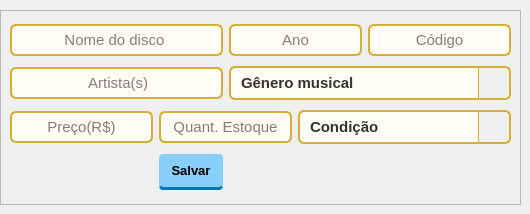
           <widget class="QWidget" name="tab_3">
            <attribute name="title">
             <string>Cadastrar discos de vinil</string>
            </attribute>
            <widget class="QFrame" name="frame_cadastro_discos">
             <property name="geometry">
              <rect>
               <x>0</x>
               <y>10</y>
               <width>521</width>
               <height>195</height>
              </rect>
             </property>
             <property name="styleSheet">
              <string notr="true">QLineEdit{
background-color: rgb(255, 255, 255);}
</string>
             </property>
             <property name="frameShape">
              <enum>QFrame::Shape::StyledPanel</enum>
             </property>
             <property name="frameShadow">
              <enum>QFrame::Shadow::Raised</enum>
             </property>
             <layout class="QGridLayout" name="gridLayout_4">
              <item row="0" column="2" colspan="2">
               <widget class="QLineEdit" name="lineEdit_disco_ano">
                <property name="styleSheet">
                 <string notr="true">QLineEdit {
    background-color: #fffdf5;      /* Fundo Creme */
    color: #000000;                 /* Texto Preto */
    border: 2px solid #d4af37;      /* Borda Dourada Sólida */
    border-radius: 6px;
    font-family: &quot;Courier New&quot;;
    font-size: 11pt;
    padding: 4px;
}

QLineEdit:focus {
    border: 2px solid #ffd700;      /* Borda brilha mais quando clica */
    background-color: #ffffff;
}</string>
                </property>
                <property name="alignment">
                 <set>Qt::AlignmentFlag::AlignCenter</set>
                </property>
                <property name="placeholderText">
                 <string>Ano</string>
                </property>
               </widget>
              </item>
              <item row="2" column="3" colspan="2">
               <widget class="QComboBox" name="comboBox_condicao_discos">
                <property name="styleSheet">
                 <string notr="true">QComboBox {
    background-color: #fffdf5;
    color: #333333;
    border: 2px solid #d4af37;
    border-radius: 6px;
    font-family: &quot;Courier New&quot;;
    font-size: 11pt;
    font-weight: bold;
    padding: 5px;
    padding-left: 10px;
}


QComboBox:hover {
    border: 2px solid #ffd700;
}

QComboBox:on {
    border-bottom-left-radius: 0px;
    border-bottom-right-radius: 0px;
}

QComboBox::drop-down {
    subcontrol-origin: padding;
    subcontrol-position: top right;
    width: 30px;
    border-left-width: 1px;
    border-left-color: #d4af37;
    border-left-style: solid;
    border-top-right-radius: 6px;
    border-bottom-right-radius: 6px;
    background-color: #f0f0f0;
}


QComboBox QAbstractItemView {
    background-color: #fffdf5;
    color: #000000;
    border: 2px solid #d4af37;
    selection-background-color: #d4af37;
    selection-color: #000000;
    outline: none;
}</string>
                </property>
                <item>
                 <property name="text">
                  <string>Condição</string>
                 </property>
                </item>
                <item>
                 <property name="text">
                  <string>Novo</string>
                 </property>
                </item>
                <item>
                 <property name="text">
                  <string>Usado</string>
                 </property>
                </item>
               </widget>
              </item>
              <item row="2" column="0">
               <widget class="QLineEdit" name="lineEdit_disco_preco">
                <property name="styleSheet">
                 <string notr="true">QLineEdit {
    background-color: #fffdf5;      /* Fundo Creme */
    color: #000000;                 /* Texto Preto */
    border: 2px solid #d4af37;      /* Borda Dourada Sólida */
    border-radius: 6px;
    font-family: &quot;Courier New&quot;;
    font-size: 11pt;
    padding: 4px;
}

QLineEdit:focus {
    border: 2px solid #ffd700;      /* Borda brilha mais quando clica */
    background-color: #ffffff;
}</string>
                </property>
                <property name="alignment">
                 <set>Qt::AlignmentFlag::AlignCenter</set>
                </property>
                <property name="placeholderText">
                 <string>Preço(R$)</string>
                </property>
               </widget>
              </item>
              <item row="0" column="4">
               <widget class="QLineEdit" name="lineEdit_disco_codigo">
                <property name="styleSheet">
                 <string notr="true">QLineEdit {
    background-color: #fffdf5;      /* Fundo Creme */
    color: #000000;                 /* Texto Preto */
    border: 2px solid #d4af37;      /* Borda Dourada Sólida */
    border-radius: 6px;
    font-family: &quot;Courier New&quot;;
    font-size: 11pt;
    padding: 4px;
}

QLineEdit:focus {
    border: 2px solid #ffd700;      /* Borda brilha mais quando clica */
    background-color: #ffffff;
}</string>
                </property>
                <property name="alignment">
                 <set>Qt::AlignmentFlag::AlignCenter</set>
                </property>
                <property name="placeholderText">
                 <string>Código</string>
                </property>
               </widget>
              </item>
              <item row="1" column="0" colspan="2">
               <widget class="QLineEdit" name="lineEdit_Nome_artistas">
                <property name="styleSheet">
                 <string notr="true">QLineEdit {
    background-color: #fffdf5;      /* Fundo Creme */
    color: #000000;                 /* Texto Preto */
    border: 2px solid #d4af37;      /* Borda Dourada Sólida */
    border-radius: 6px;
    font-family: &quot;Courier New&quot;;
    font-size: 11pt;
    padding: 4px;
}

QLineEdit:focus {
    border: 2px solid #ffd700;      /* Borda brilha mais quando clica */
    background-color: #ffffff;
}</string>
                </property>
                <property name="alignment">
                 <set>Qt::AlignmentFlag::AlignCenter</set>
                </property>
                <property name="placeholderText">
                 <string> Artista(s)</string>
                </property>
               </widget>
              </item>
              <item row="1" column="2" colspan="3">
               <widget class="QComboBox" name="comboBox_Genero_discos">
                <property name="styleSheet">
                 <string notr="true">
QComboBox {
    background-color: #fffdf5;
    color: #333333;
    border: 2px solid #d4af37;
    border-radius: 6px;
    font-family: &quot;Courier New&quot;;
    font-size: 11pt;
    font-weight: bold;
    padding: 5px;
    padding-left: 10px;
}


QComboBox:hover {
    border: 2px solid #ffd700;
}

QComboBox:on {
    border-bottom-left-radius: 0px;
    border-bottom-right-radius: 0px;
}

QComboBox::drop-down {
    subcontrol-origin: padding;
    subcontrol-position: top right;
    width: 30px;
    border-left-width: 1px;
    border-left-color: #d4af37;
    border-left-style: solid;
    border-top-right-radius: 6px;
    border-bottom-right-radius: 6px;
    background-color: #f0f0f0;
}


QComboBox QAbstractItemView {
    background-color: #fffdf5;
    color: #000000;
    border: 2px solid #d4af37;
    selection-background-color: #d4af37;
    selection-color: #000000;
    outline: none;
}</string>
                </property>
                <item>
                 <property name="text">
                  <string>Gênero musical</string>
                 </property>
                </item>
                <item>
                 <property name="text">
                  <string>Rock</string>
                 </property>
                </item>
                <item>
                 <property name="text">
                  <string>Pop</string>
                 </property>
                </item>
                <item>
                 <property name="text">
                  <string>Jazz</string>
                 </property>
                </item>
                <item>
                 <property name="text">
                  <string>MPB</string>
                 </property>
                </item>
                <item>
                 <property name="text">
                  <string>Clássico</string>
                 </property>
                </item>
                <item>
                 <property name="text">
                  <string>Eletrônico</string>
                 </property>
                </item>
                <item>
                 <property name="text">
                  <string>Rap</string>
                 </property>
                </item>
                <item>
                 <property name="text">
                  <string>Latino</string>
                 </property>
                </item>
                <item>
                 <property name="text">
                  <string>Trilhas Sonoras</string>
                 </property>
                </item>
                <item>
                 <property name="text">
                  <string>Blues</string>
                 </property>
                </item>
               </widget>
              </item>
              <item row="2" column="1" colspan="2">
               <widget class="QLineEdit" name="lineEdit_disco_quantidade">
                <property name="styleSheet">
                 <string notr="true">QLineEdit {
    background-color: #fffdf5;      /* Fundo Creme */
    color: #000000;                 /* Texto Preto */
    border: 2px solid #d4af37;      /* Borda Dourada Sólida */
    border-radius: 6px;
    font-family: &quot;Courier New&quot;;
    font-size: 11pt;
    padding: 4px;
}

QLineEdit:focus {
    border: 2px solid #ffd700;      /* Borda brilha mais quando clica */
    background-color: #ffffff;
}</string>
                </property>
                <property name="alignment">
                 <set>Qt::AlignmentFlag::AlignCenter</set>
                </property>
                <property name="placeholderText">
                 <string>Quant. Estoque</string>
                </property>
               </widget>
              </item>
              <item row="0" column="0" colspan="2">
               <widget class="QLineEdit" name="lineEdit_nome_do_disco">
                <property name="styleSheet">
                 <string notr="true">QLineEdit {
    background-color: #fffdf5;      /* Fundo Creme */
    color: #000000;                 /* Texto Preto */
    border: 2px solid #d4af37;      /* Borda Dourada Sólida */
    border-radius: 6px;
    font-family: &quot;Courier New&quot;;
    font-size: 11pt;
    padding: 4px;
}

QLineEdit:focus {
    border: 2px solid #ffd700;      /* Borda brilha mais quando clica */
    background-color: #ffffff;
}</string>
                </property>
                <property name="inputMask">
                 <string/>
                </property>
                <property name="alignment">
                 <set>Qt::AlignmentFlag::AlignCenter</set>
                </property>
                <property name="placeholderText">
                 <string>Nome do disco </string>
                </property>
               </widget>
              </item>
              <item row="3" column="1">
               <widget class="QPushButton" name="pushButton_salvar_vinil">
                <property name="styleSheet">
                 <string notr="true">QPushButton {
    background-color: #87CEFA;
    color: #000000;
    border: none;
    border-bottom: 3px solid #0077b3; /* Sombra mais fina (3px) */
    border-radius: 4px;
    font-family: &quot;Courier New&quot;;
    font-weight: bold;
    font-size: 10pt;                /* Letra menor */
    padding: 4px 10px;              /* Menos preenchimento */
    max-height: 25px;               /* Força o botão a ser baixinho */
}

QPushButton:hover {
    background-color: #b0e0e6;
    border-bottom: 3px solid #0099cc;
}

QPushButton:pressed {
    background-color: #32CD32;      /* VERDE */
    border-bottom: 0px solid transparent;
    margin-top: 3px;                /* Movimento menor */
}</string>
                </property>
                <property name="text">
                 <string>Salvar</string>
                </property>
               </widget>
              </item>
             </layout>
            </widget>
           </widget>
